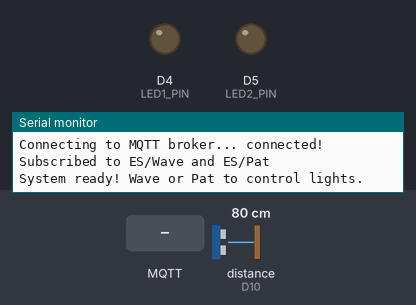
The sketch below on a simulated Arduino MKR. Parts: output pins drawn as LEDs (lit = HIGH), the last lines printed to the serial monitor. Wiring (inferred from the names in the program): ultrasonic range finder: trigger D9; echo D10. Inputs (shaded band) come from the test bench; at power-on: distance to the obstacle (sensor on D10) 80 cm. The echo pulse lasts 58.3 µs per cm; WiFi joins after 1.5 s; servers stay silent unless stated; no MQTT or app messages arrive unless stated; not simulated (calls return 0 or success): arduino_secrets.h; pins used as bus, display or sensor lines are not drawn.

Above: at 2.7 s.
2.8 s: MQTT message "1" arrives on the first subscribed topic
At 3.7 s:
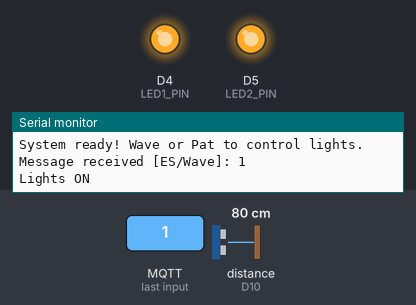
4.3 s: distance to the obstacle (sensor on D10) set to 10 cm
5.8 s: distance to the obstacle (sensor on D10) set to 7 cm
Timing chart, 0 to 8.8 s (numbered marks = the images above; inputs shaded):
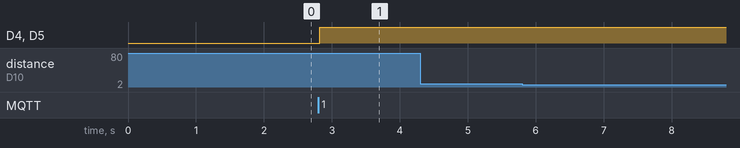

The sketch:

Task3.2CMQTT.ino
```cpp
#include <WiFiNINA.h>
#include <PubSubClient.h>
#include "arduino_secrets.h"

//WiFi credentials (from Sketch Secrets) ---
const char* WIFI_SSID     = SECRET_SSID;
const char* WIFI_PASSWORD = SECRET_PASS;

//MQTT broker
const char* MQTT_BROKER    = "broker.hivemq.com";
const int   MQTT_PORT      = 1883;
const char* MQTT_CLIENT_ID = "arduino-kyle-001";
const char* TOPIC_WAVE     = "ES/Wave";
const char* TOPIC_PAT      = "ES/Pat";
const char* YOUR_NAME      = "Kyle";

//Pin definitions
#define TRIG_PIN  9
#define ECHO_PIN  10
#define LED1_PIN  4
#define LED2_PIN  5

//Detection thresholds
#define WAVE_NEAR_THRESHOLD  20
#define WAVE_FAR_THRESHOLD   35
#define PAT_THRESHOLD        8
#define PAT_HOLD_TIME        600
#define WAVE_TIMEOUT         1500
#define COOLDOWN_TIME        1500

//Global objects
WiFiClient   wifiClient;
PubSubClient mqttClient(wifiClient);

//Gesture state
bool  handInZone      = false;
long  handEnteredTime = 0;
bool  wavePending     = false;
long  waveStartTime   = 0;
long  lastGestureTime = 0;


// WiFi
void connectWiFi() {
  Serial.print("Connecting to WiFi: ");
  Serial.println(WIFI_SSID);

  while (WiFi.begin(WIFI_SSID, WIFI_PASSWORD) != WL_CONNECTED) {
    Serial.print(".");
    delay(1000);
  }

  Serial.println("\nWiFi connected!");
  Serial.print("IP address: ");
  Serial.println(WiFi.localIP());
}

// MQTT Callback - runs when message received
void mqttCallback(char* topic, byte* payload, unsigned int length) {
  String message = "";
  for (int i = 0; i < length; i++) {
    message += (char)payload[i];
  }

  Serial.print("Message received [");
  Serial.print(topic);
  Serial.print("]: ");
  Serial.println(message);

  if (String(topic) == TOPIC_WAVE) {
    digitalWrite(LED1_PIN, HIGH);
    digitalWrite(LED2_PIN, HIGH);
    Serial.println("Lights ON");
  }

  if (String(topic) == TOPIC_PAT) {
    digitalWrite(LED1_PIN, LOW);
    digitalWrite(LED2_PIN, LOW);
    Serial.println("Lights OFF");
  }
}

// MQTT Connect
void connectMQTT() {
  while (!mqttClient.connected()) {
    Serial.print("Connecting to MQTT broker...");

    if (mqttClient.connect(MQTT_CLIENT_ID)) {
      Serial.println(" connected!");
      mqttClient.subscribe(TOPIC_WAVE);
      mqttClient.subscribe(TOPIC_PAT);
      Serial.println("Subscribed to ES/Wave and ES/Pat");
    } else {
      Serial.print(" failed, rc=");
      Serial.print(mqttClient.state());
      Serial.println(" | retrying in 3s...");
      delay(3000);
    }
  }
}


// Ultrasonic sensor
float getDistance() {
  digitalWrite(TRIG_PIN, LOW);
  delayMicroseconds(2);
  digitalWrite(TRIG_PIN, HIGH);
  delayMicroseconds(10);
  digitalWrite(TRIG_PIN, LOW);

  long duration = pulseIn(ECHO_PIN, HIGH, 30000);
  if (duration == 0) return 999;

  return duration * 0.034 / 2;
}

// Gesture detection
// Wave = hand moves in then out quickly
// Pat  = hand held very close for a moment
void detectGesture(float distance) {
  long now = millis();

  if (now - lastGestureTime < COOLDOWN_TIME) return;

  // Hand enters zone
  if (!handInZone && distance < WAVE_NEAR_THRESHOLD) {
    handInZone      = true;
    handEnteredTime = now;
    wavePending     = true;
    waveStartTime   = now;
    Serial.println("Hand detected - waiting for gesture...");
  }

  // Hand stays in zone
  if (handInZone && distance < WAVE_NEAR_THRESHOLD) {
    // PAT: held very close long enough
    if (distance < PAT_THRESHOLD && (now - handEnteredTime) >= PAT_HOLD_TIME) {
      Serial.println("PAT detected! Publishing to ES/Pat...");
      mqttClient.publish(TOPIC_PAT, YOUR_NAME);
      lastGestureTime = now;
      handInZone      = false;
      wavePending     = false;
    }
    // Wave timeout
    if (wavePending && (now - waveStartTime) > WAVE_TIMEOUT) {
      wavePending = false;
    }
  }

  // Hand leaves zone -> WAVE
  if (handInZone && distance >= WAVE_FAR_THRESHOLD) {
    if (wavePending && (now - waveStartTime) <= WAVE_TIMEOUT) {
      Serial.println("WAVE detected! Publishing to ES/Wave...");
      mqttClient.publish(TOPIC_WAVE, YOUR_NAME);
      lastGestureTime = now;
    }
    handInZone  = false;
    wavePending = false;
  }
}

// Setup
void setup() {
  Serial.begin(9600);

  pinMode(TRIG_PIN, OUTPUT);
  pinMode(ECHO_PIN, INPUT);
  pinMode(LED1_PIN, OUTPUT);
  pinMode(LED2_PIN, OUTPUT);

  digitalWrite(LED1_PIN, LOW);
  digitalWrite(LED2_PIN, LOW);

  connectWiFi();

  mqttClient.setServer(MQTT_BROKER, MQTT_PORT);
  mqttClient.setCallback(mqttCallback);

  connectMQTT();

  Serial.println("System ready! Wave or Pat to control lights.");
}


// Loop
void loop() {
  if (!mqttClient.connected()) {
    connectMQTT();
  }

  mqttClient.loop();

  float distance = getDistance();
  detectGesture(distance);

  delay(100);
}
```

Measured:
- after the input at 2.8 s, D4 (LED1_PIN), D5 (LED2_PIN): LOW → HIGH at once
